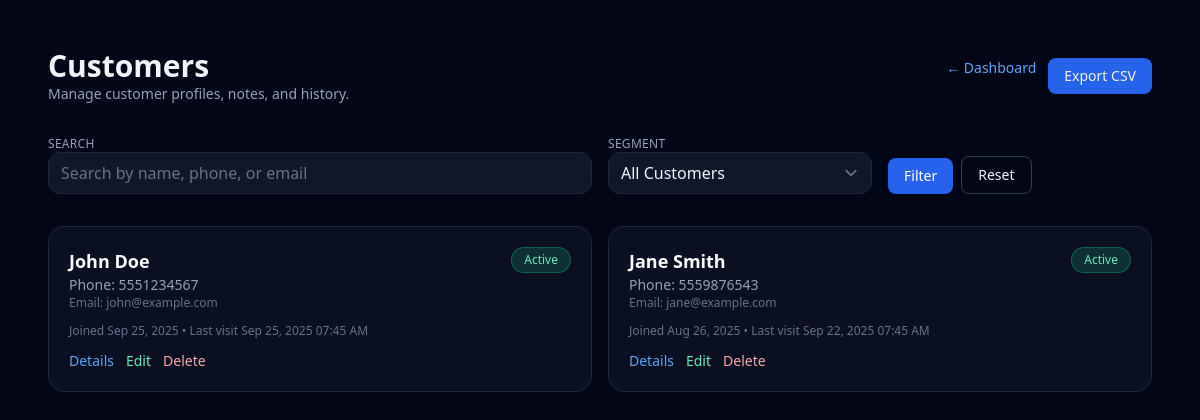
Page /customers.php (signed in) on the committed database.
### tables this page shows
CREATE TABLE customers (
    id INT AUTO_INCREMENT PRIMARY KEY,
    phone VARCHAR(20) NOT NULL UNIQUE,
    name VARCHAR(150) NOT NULL,
    email VARCHAR(150) DEFAULT NULL,
    join_date DATE DEFAULT CURRENT_DATE,
    last_visit DATETIME DEFAULT NULL,
    notes TEXT
);

### config.php (called while the page is built, shortened)
<?php
$dbHost = getenv('DB_HOST') ?: '127.0.0.1';
$dbUser = getenv('DB_USER') ?: 'root';
$dbPass = getenv('DB_PASS') ?: '';
$dbName = getenv('DB_NAME') ?: 'rewards_system';
$conn = @new mysqli($dbHost, $dbUser, $dbPass, $dbName);
$conn->set_charset('utf8mb4');
function db(): mysqli
{
    global $conn;
    return $conn;
}
function h(?string $value): string
{
    return htmlspecialchars($value ?? '', ENT_QUOTES, 'UTF-8');
}
function format_date(?string $date, string $format = 'M d, Y h:i A'): string
{
    $dt = new DateTime($date);
    return $dt->format($format);
}
?>

### customers.php (the view, shortened to what this page needs)
<?php
require_once __DIR__ . '/config.php';
$perPage = 12;
$page = isset($_GET['page']) ? max(1, (int)$_GET['page']) : 1;
$pagination = paginate($page, $perPage);
$search = trim($_GET['search'] ?? '');
$status = $_GET['status'] ?? 'all';
$where = [];
$params = [];
$types = '';
$whereSql = $where ? 'WHERE ' . implode(' AND ', $where) : '';
if ($where) {
    $stmt = db()->prepare("SELECT * FROM customers {$whereSql} ORDER BY last_visit IS NULL, last_visit DESC, name ASC LIMIT ? OFFSET ?");
    if ($types) {
        $typesWithLimit = $types . 'ii';
        $paramsWithLimit = array_merge($params, [$pagination['limit'], $pagination['offset']]);
        $stmt->bind_param($typesWithLimit, ...$paramsWithLimit);
    } else {
        $stmt->bind_param('ii', $pagination['limit'], $pagination['offset']);
    }
    $stmt->execute();
    $customers = $stmt->get_result()->fetch_all(MYSQLI_ASSOC);
    $stmt->close();
} else {
    $stmt = db()->prepare('SELECT * FROM customers ORDER BY last_visit IS NULL, last_visit DESC, name ASC LIMIT ? OFFSET ?');
    $stmt->bind_param('ii', $pagination['limit'], $pagination['offset']);
    $stmt->execute();
    $customers = $stmt->get_result()->fetch_all(MYSQLI_ASSOC);
}
?>
<!DOCTYPE html>
<html lang="en" class="h-full">
<head>
    <script src="https://cdn.tailwindcss.com?plugins=forms"></script>
</head>
<body class="bg-slate-950 text-slate-100 min-h-full">
<div class="max-w-6xl mx-auto py-12 px-6">
    <div class="flex items-center justify-between mb-8">
        <div>
            <h1 class="text-3xl font-bold">Customers</h1>
            <p class="text-sm text-slate-400">Manage customer profiles, notes, and history.</p>
        </div>
        <div class="flex gap-3">
            <a href="admin.php" class="text-sm text-blue-400">← Dashboard</a>
            <a href="?export=csv" class="text-sm bg-blue-600 px-4 py-2 rounded-lg">Export CSV</a>
        </div>
    </div>
    <form method="get" class="grid md:grid-cols-4 gap-4 mb-8 text-sm">
        <div class="md:col-span-2">
            <label class="block text-xs uppercase tracking-wide text-slate-400">Search</label>
            <input type="search" name="search" value="<?= h($search) ?>" placeholder="Search by name, phone, or email" class="w-full bg-slate-900 border border-slate-800 rounded-xl px-3 py-2">
        </div>
        <div>
            <label class="block text-xs uppercase tracking-wide text-slate-400">Segment</label>
            <select name="status" class="w-full bg-slate-900 border border-slate-800 rounded-xl px-3 py-2">
                <option value="all" <?= $status === 'all' ? 'selected' : '' ?>>All Customers</option>
            </select>
        </div>
        <div class="flex items-end gap-2">
            <button type="submit" class="bg-blue-600 hover:bg-blue-700 text-white px-4 py-2 rounded-lg">Filter</button>
            <a href="customers.php" class="px-4 py-2 rounded-lg border border-slate-700">Reset</a>
        </div>
    </form>
    <div class="grid gap-4 md:grid-cols-2 xl:grid-cols-3">
        <?php foreach ($customers as $cust): ?>
            <?php
            $statusLabel = 'Inactive';
            $statusColor = 'bg-red-500/20 text-red-300 border border-red-500/50';
            if (!$cust['last_visit']) {
                $statusLabel = 'New';
                $statusColor = 'bg-blue-500/20 text-blue-200 border border-blue-500/40';
            } else {
                $lastVisit = new DateTime($cust['last_visit']);
                $diff = $lastVisit->diff(new DateTime());
                if ($diff->days <= 30) {
                    $statusLabel = 'Active';
                    $statusColor = 'bg-emerald-500/20 text-emerald-300 border border-emerald-500/40';
                } elseif ($diff->days <= 90) {
                    $statusLabel = 'Engaged';
                    $statusColor = 'bg-blue-500/20 text-blue-200 border border-blue-500/40';
                }
            }
            ?>
            <div class="bg-slate-900/60 border border-slate-800 rounded-2xl p-5 flex flex-col gap-3">
                <div class="flex items-start justify-between">
                    <div>
                        <h2 class="text-lg font-semibold text-white"><?= h($cust['name']) ?></h2>
                        <p class="text-sm text-slate-400">Phone: <?= h($cust['phone']) ?></p>
                        <p class="text-xs text-slate-500">Email: <?= h($cust['email'] ?? '—') ?></p>
                    </div>
                    <span class="text-xs px-3 py-1 rounded-full <?= $statusColor ?>"><?= $statusLabel ?></span>
                </div>
                <p class="text-xs text-slate-500">Joined <?= format_date($cust['join_date'], 'M d, Y') ?> • Last visit <?= format_date($cust['last_visit']) ?></p>
                <div class="flex items-center gap-3">
                    <a href="customers.php?customer_id=<?= (int)$cust['id'] ?>" class="text-sm text-blue-400">Details</a>
                    <button type="button" data-customer='<?= json_encode($cust, JSON_HEX_APOS | JSON_HEX_TAG) ?>' class="text-sm text-emerald-300 edit-btn">Edit</button>
                    <button type="button" data-id="<?= (int)$cust['id'] ?>" class="text-sm text-red-300 delete-btn">Delete</button>
                </div>
            </div>
        <?php endforeach; ?>
    </div>
</div>
</body>
</html>

### rows in the picture
customers: name "John Doe", phone "5551234567", email "john@example.com", last_visit "Active", join_date "Sep 25, 2025", last_visit "Sep 25, 2025 07:45 AM"
customers: name "Jane Smith", phone "5559876543", email "jane@example.com", last_visit "Active", join_date "Aug 26, 2025", last_visit "Sep 22, 2025 07:45 AM"
